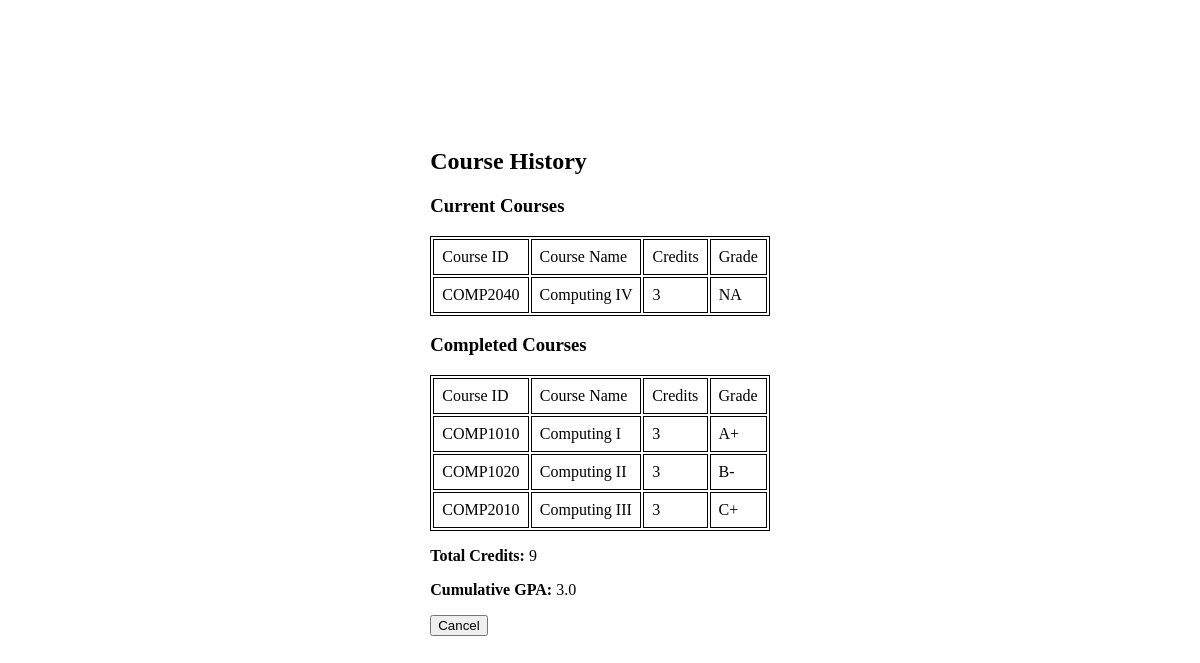
Before: /src/course_history.php?student_id=0102559623 with the older database file.
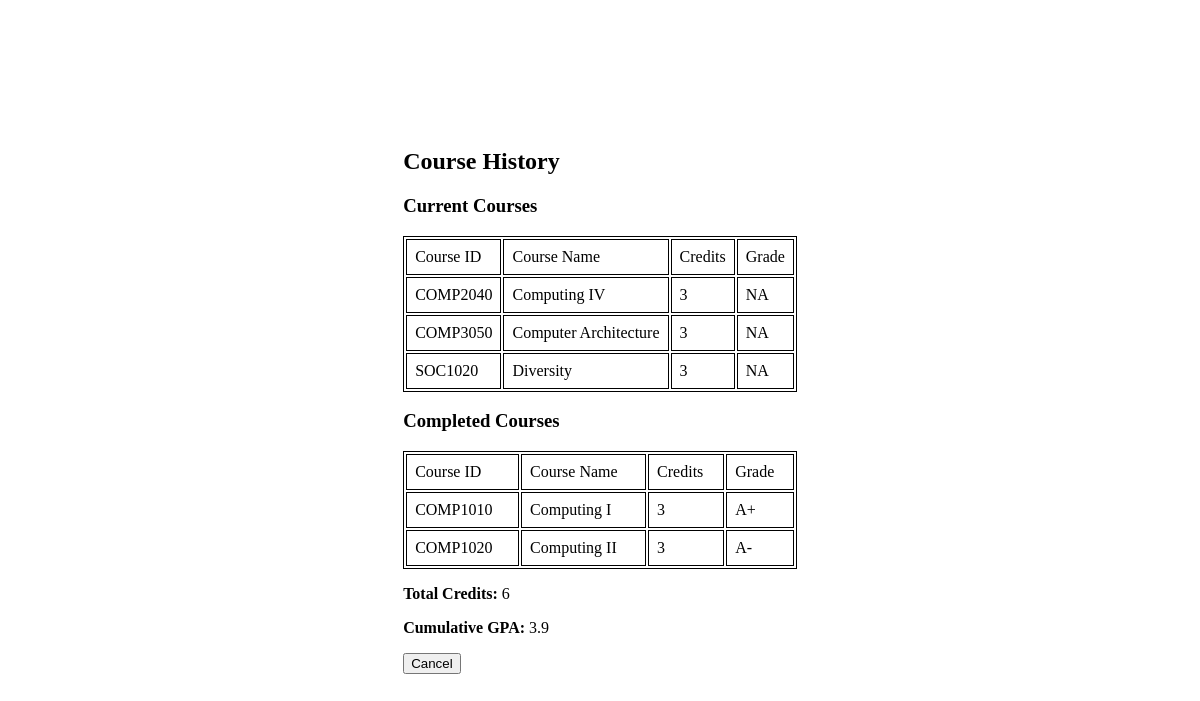
After: the same page with the newer database file.
### tables this page shows
create table take
(
    student_id varchar(10),
    course_id  varchar(8),
    section_id varchar(10),
    semester   varchar(6),
    year       numeric(4, 0),
    grade      varchar(2)
        check (grade in
               ('A+', 'A', 'A-', 'B+', 'B', 'B-', 'C+', 'C', 'C-', 'D+', 'D',
                'D-', 'F')),
    primary key (student_id, course_id, section_id, semester, year),
    foreign key (course_id, section_id, semester, year) references
        section (course_id, section_id, semester, year)
        on delete cascade,
    foreign key (student_id) references student (student_id)
        on delete cascade
);

create table course
(
    course_id   varchar(20),
    course_name varchar(50) not null,
    credits     numeric(2, 0) check (credits > 0),
    primary key (course_id)
);

### src/common/pdo.php (called while the page is built)
<?php
function pdo_connect(): PDO
{
    $config = require __DIR__ . '/config.php';
    $database_config = $config['database'];
    $host = $database_config['host'];
    $dbname = $database_config['dbname'];
    $username = $database_config['username'];
    $password = $database_config['password'];
    return new PDO(
        "mysql:host=$host;dbname=$dbname;charset=utf8mb4",
        $username,
        $password,
        [
            PDO::ATTR_ERRMODE => PDO::ERRMODE_EXCEPTION,
            PDO::ATTR_DEFAULT_FETCH_MODE => PDO::FETCH_ASSOC,
            PDO::ATTR_EMULATE_PREPARES => false
        ]
    );
}
function pdo_instance(bool $original = false): PDO|null
{
    static $pdo;
    if ($original) {
        return $pdo;
    }
    if (!$pdo) {
        $pdo = pdo_connect();
    }
    return $pdo;
}
function bind_params(PDOStatement $stmt, array $params): PDOStatement
{
    foreach ($params as $key => $value) {
        $stmt->bindValue(':' . $key, $value);
    }
    return $stmt;
}
function execute(PDOStatement $stmt, array $params = []): bool
{
    if ($params !== []) {
        bind_params($stmt, $params);
    }
    return $stmt->execute();
}

### src/service/course.php (called while the page is built, shortened)
<?php
require_once __DIR__ . '/../minimal.php';
function get_all_student_courses(string $student_id): array
{
    $stmt = pdo_instance()->prepare(
        "
            SELECT *
            FROM take
            JOIN course ON course.course_id = take.course_id
            WHERE student_id = :student_id
        "
    );
    execute($stmt, ['student_id' => $student_id]);
    return $stmt->fetchAll();
}
function get_all_completed_courses(string $student_id): array
{
    $courses = get_all_student_courses($student_id);
    return array_filter(
        $courses,
        fn ($course) => $course['grade'] !== null
    );
}
function get_all_active_courses(string $student_id): array
{
    $courses = get_all_student_courses($student_id);
    return array_filter(
        $courses,
        fn ($course) => $course['grade'] === null
    );
}
function convert_letter_grade_to_number(string $letter_grade): float
{
    return [
        'A+' => 4.0,
        'A' => 3.9,
        'A-' => 3.7,
        'B+' => 3.3,
        'B' => 3.0,
        'B-' => 2.7,
        'C+' => 2.3,
        'C' => 2.0,
        'C-' => 1.7,
        'D+' => 1.3,
        'D' => 1.0,
        'D-' => 0.7,
        'F' => 0.0
    ][$letter_grade];
}

### src/service/student.php (called while the page is built, shortened)
<?php
require_once __DIR__ . '/../minimal.php';
function get_cumulative_gpa(string $student_id): float
{
    $completed_courses = get_all_completed_courses($student_id);
    $total_credits = array_sum(
        array_map('intval', array_column($completed_courses, 'credits'))
    );
    $grade_array = array_map(
        fn ($course) => convert_letter_grade_to_number($course['grade']) * intval($course['credits']),
        $completed_courses
    );
    $total_grade = array_sum($grade_array);
    return $total_credits === 0 ? 0. : $total_grade / $total_credits;
}

### src/minimal.php (called while the page is built, shortened)
<?php
require_once __DIR__ . '/common/pdo.php';
function build_url(string $url, array $params = []): string
{
    $query_string = $params ? '?' . http_build_query($params, '', '&') : '';
    return $url . $query_string;
}

### src/course_history.php (the view, shortened to what this page needs)
<?php
require_once 'minimal.php';
$student_id = $_GET['student_id'];
$courses = get_all_student_courses($student_id);
$total_credits = get_total_credits($student_id);
$cumulative_gpa = get_cumulative_gpa($student_id);
$current_courses = get_all_active_courses($student_id);
$finished_courses = get_all_completed_courses($student_id);
$student_url = build_url(Page::STUDENT, [
    'student_id' => $student_id
]);
?>
<html lang="en">
<head>
</head>
<body style="height: 100%;">
<div style="display: flex; justify-content: center; margin-top: 16vh;">
  <div>
    <h2>Course History</h2>
    <h3> Current Courses</h3>
    <table style="width:100%;">
      <tr>
        <td>Course ID</td>
        <td>Course Name</td>
        <td>Credits</td>
        <td>Grade</td>
      </tr>
        <?php foreach ($current_courses as $course): ?>
          <tr>
            <td><?= $course['course_id'] ?></td>
            <td><?= $course['course_name'] ?></td>
            <td><?= $course['credits'] ?></td>
            <td><?= $course['grade'] !== null ? $course['grade'] : 'NA' ?></td>
          </tr>
        <?php endforeach; ?>
    </table>
    <h3> Completed Courses</h3>
    <table style="width:100%;">
      <tr>
        <td>Course ID</td>
        <td>Course Name</td>
        <td>Credits</td>
        <td>Grade</td>
      </tr>
        <?php foreach ($finished_courses as $course): ?>
          <tr>
            <td><?= $course['course_id'] ?></td>
            <td><?= $course['course_name'] ?></td>
            <td><?= $course['credits'] ?></td>
            <td><?= $course['grade'] ?></td>
          </tr>
        <?php endforeach; ?>
    </table>
    <div style="margin-top: 1rem;"><b>Total Credits: </b><?= $total_credits ?>
    </div>
    <div style="margin-top: 1rem;"><b>Cumulative
        GPA: </b><?= number_format($cumulative_gpa, 1) ?>
    </div>
    <a href="<?= $student_url ?>">
      <button type="button" style="margin-top: 1rem;">Cancel</button>
    </a>
  </div>
</div>
</body>
</html>

Changed rows visible on the page:
removed take: course.course_id "COMP2010", course.course_name "Computing III", course.credits "3", grade "C+", shown under "Completed Courses"
added take: course.course_id "COMP3050", course.course_name "Computer Architecture", course.credits "3", shows "NA", shown under "Current Courses"
added take: course.course_id "SOC1020", course.course_name "Diversity", course.credits "3", shows "NA", shown under "Current Courses"
changed take "COMP1020": grade "B-" → "A-"
Other visible differences:
$total_credits: "9" → "6"
$cumulative_gpa: "3.0" → "3.9"
